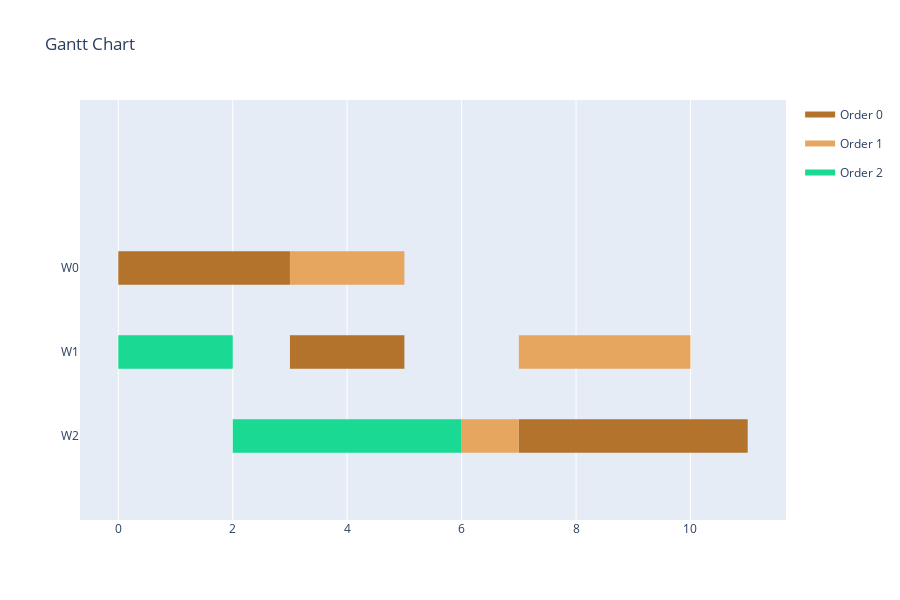

This figure's notebook cell:
### Code cell
def is_first(jobs, index): # check if job is the first in it's order sequence
    return jobs[index][2] == 0 or order_for_index[jobs[index][2]-1] != order_for_index[jobs[index][2]]

w = dict()
for i in range(len(assignments)):
    if assignments[i] not in w:
        w[assignments[i]] = []
    w[assignments[i]].append([solution[i], solution[i]+durations[i], i]) #<start, end, index>
import copy
new_solution = copy.deepcopy(solution)
changes_made = True
while changes_made:
    changes_made = False
    for workstation in w.keys():
        sorted_jobs = sorted(w[workstation], key=lambda x: x[0])
        for i in range(len(sorted_jobs)):
            shift = 0
            if is_first(sorted_jobs, i):
                if i == 0: # start at 0
                    shift = sorted_jobs[i][0] 
                    sorted_jobs[i][0] -= shift
                    sorted_jobs[i][1] -= shift                  
                else: # there are other jobs on this workstation before this one
                    shift = sorted_jobs[i][0] - sorted_jobs[i-1][1] # move it back to where the previous job stopped
                    sorted_jobs[i][0] -= shift
                    sorted_jobs[i][1] -= shift
            else: # find end of previous job in sequence + end of job previous on the workstation -> move to closer one
                prev_end = new_solution[sorted_jobs[i][2]-1] + durations[sorted_jobs[i][2]-1]
                prev_shift = sorted_jobs[i][0] - prev_end
                if i == 0: # no previous jobs on this workstation
                    shift = prev_shift
                    sorted_jobs[i][0] -= shift
                    sorted_jobs[i][1] -= shift
                else:
                    shift = sorted_jobs[i][0] - sorted_jobs[i-1][1] # move it back to where the previous job stopped
                    if prev_shift < shift:
                        shift = prev_shift
                    sorted_jobs[i][0] -= shift
                    sorted_jobs[i][1] -= shift
            new_solution[sorted_jobs[i][2]] = sorted_jobs[i][0] # update new start points
            changes_made = changes_made or shift != 0
print(new_solution)
print(f'Idle Time: {abs(idle_time_fitness_function(new_solution, 0)) -1}')
print(f'Makespan: {abs(fitness_function(new_solution, 0)) - 1}')
data = []
for i in range(len(jobs_to_schedule)):
    data.append([assignments[i], jobs_to_schedule[i], new_solution[i], durations[i]])
visualize(data)

### Figure 1 — Plotly figure (JSON) as saved in the notebook; plotly's stock layout.template omitted (floating-point values rounded to 4 significant figures)
{"data": [{"fill": "toself", "fillcolor": "rgb(179, 115, 45)", "hoverinfo": "name", "legendgroup": "rgb(179, 115, 45)", "mode": "none", "name": "Order 0", "type": "scatter", "x": [0, 3, 3, 0, 0, 3, 5, 5, 3, 3, 7, 11, 11, 7], "y": [1.8, 1.8, 2.2, 2.2, null, 0.8, 0.8, 1.2, 1.2, null, -0.2, -0.2, 0.2, 0.2]}, {"fill": "toself", "fillcolor": "rgb(230, 166, 96)", "hoverinfo": "name", "legendgroup": "rgb(230, 166, 96)", "mode": "none", "name": "Order 1", "type": "scatter", "x": [3, 5, 5, 3, 3, 6, 7, 7, 6, 6, 7, 10, 10, 7], "y": [1.8, 1.8, 2.2, 2.2, null, -0.2, -0.2, 0.2, 0.2, null, 0.8, 0.8, 1.2, 1.2]}, {"fill": "toself", "fillcolor": "rgb(25, 217, 147)", "hoverinfo": "name", "legendgroup": "rgb(25, 217, 147)", "mode": "none", "name": "Order 2", "type": "scatter", "x": [0, 2, 2, 0, 0, 2, 6, 6, 2], "y": [0.8, 0.8, 1.2, 1.2, null, -0.2, -0.2, 0.2, 0.2]}, {"legendgroup": "rgb(179, 115, 45)", "marker": {"color": "rgb(179, 115, 45)", "opacity": 0, "size": 1}, "mode": "markers", "name": "", "showlegend": false, "text": [null, null, null, null, null, null], "type": "scatter", "x": [0, 3, 3, 5, 7, 11], "y": [2, 2, 1, 1, 0, 0]}, {"legendgroup": "rgb(230, 166, 96)", "marker": {"color": "rgb(230, 166, 96)", "opacity": 0, "size": 1}, "mode": "markers", "name": "", "showlegend": false, "text": [null, null, null, null, null, null], "type": "scatter", "x": [3, 5, 6, 7, 7, 10], "y": [2, 2, 0, 0, 1, 1]}, {"legendgroup": "rgb(25, 217, 147)", "marker": {"color": "rgb(25, 217, 147)", "opacity": 0, "size": 1}, "mode": "markers", "name": "", "showlegend": false, "text": [null, null, null, null], "type": "scatter", "x": [0, 2, 2, 6], "y": [1, 1, 0, 0]}], "layout": {"height": 600, "hovermode": "closest", "showlegend": true, "title": {"text": "Gantt Chart"}, "xaxis": {"rangeselector": {"buttons": [{"count": 7, "label": "1w", "step": "day", "stepmode": "backward"}, {"count": 1, "label": "1m", "step": "month", "stepmode": "backward"}, {"count": 6, "label": "6m", "step": "month", "stepmode": "backward"}, {"count": 1, "label": "YTD", "step": "year", "stepmode": "todate"}, {"count": 1, "label": "1y", "step": "year", "stepmode": "backward"}, {"step": "all"}]}, "showgrid": true, "type": "linear", "zeroline": false}, "yaxis": {"autorange": false, "range": [-1, 4], "showgrid": false, "ticktext": ["W2", "W1", "W0"], "tickvals": [0, 1, 2], "zeroline": false}}}
